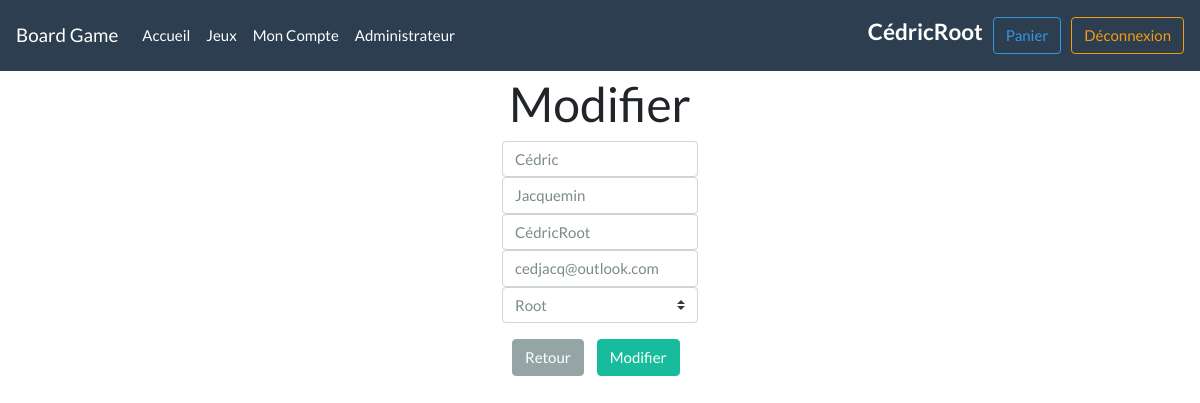
The page /employee?action=modify&id=1 (signed in) on the database its author committed.
### tables this page shows
CREATE TABLE `users`(
id INT AUTO_INCREMENT PRIMARY KEY,
firstName VARCHAR(50) NOT NULL,
lastName VARCHAR(50) NOT NULL,
login VARCHAR(50) NOT NULL UNIQUE,
passwordUser VARCHAR(100) NOT NULL,
email VARCHAR(100),
roleId INT NOT NULL DEFAULT 4,
FOREIGN KEY (roleId) REFERENCES roles (id)
);

### models/user.php (called while the page is built, shortened)
<?php
class User{
	private $firstName;
	private $lastName;
	private $login;
	private $email;
  private $roleId;
  public static function getUser(int $id){
    $pdo = DataBase::connect();
    $response = $pdo->prepare("SELECT * FROM users WHERE id = :id");
    $response->execute(array(':id' => $id));
    $response->setFetchMode( PDO::FETCH_CLASS, "User");
    $data = $response->fetch();
    return $data;
  }
  public static function roleConvert(int $role){
    switch($role){
      case 1:
        return 'Root';
        break;
      case 2:
        return 'Admin';
        break;
      case 3:
        return 'Employé';
        break;
      case 4:
       return 'Client';
       break;
    }
  }
  public function getFirstName(){
    return $this->firstName;
  }
  public function getLastName(){
    return $this->lastName;
  }
	public function getLogin(){
		return $this->login;
  }
  public function getEmail(){
    return $this->email;
  }
  public function getRoleId(){
    return $this->roleId;
  }
}
?>

### views/updateEmployee.php (the view, shortened to what this page needs)
<?php
require 'layout/header.php';
?>
<h1 class="text-center">Modifier</h1>
<div class="d-flex justify-content-center">
  <form action="updateEmployee?id=<?php echo $id ?>" method="post">
    <div class="row">
      <div class="form-group">
        <div class="col">
          <input type="text" name="firstName" class="form-control" value="<?php echo $user->getFirstName() ?>" placeholder="Prénom" required>
          <input type="text" name="lastName" class="form-control" value="<?php echo $user->getLastName() ?>" placeholder="Nom" required>
          <input type="text" name="login" class="form-control" value="<?php echo $user->getLogin() ?>" placeholder="Login" required>
          <input type="email" name="email" class="form-control" value="<?php echo $user->getEmail() ?>" aria-describedby="emailHelp" placeholder="Email" required>
          <select name="roleId" class="custom-select">
            <option selected="" value="<?php echo $user->getRoleId() ?>" ><?php echo User::roleConvert($user->getRoleId()) ?></option>
          </select>
        </div>
        </div>
      </div>
      <div class="row">
        <div class="col">
          <a href="admin?case=employee"><button type="button" class="btn btn-secondary">Retour</button></a>
          <button type="submit" class="btn btn-success">Modifier</button>
        </div>
      </div>
  </form>
</div>
<?php
require 'layout/footer.php';
?>

### style.css (style rules this page uses)
button { margin-left: 10px; }

### rows shown on the page
users: firstName "Cédric", lastName "Jacquemin", login "CédricRoot", email "cedjacq@outlook.com", roleId "Root"

### other values the page prints
$_SESSION['login'] "CédricRoot"
